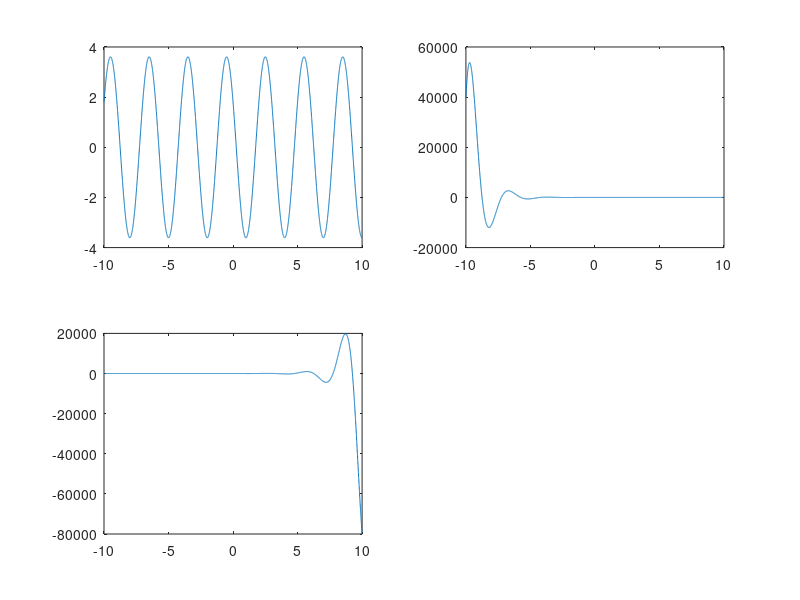

This chart was generated by the following MATLAB code:
t=[-10:0.005:10];
w0=2*pi/3;
th=pi/3;
C=2+3i;
r=0;
subplot(2,2,1);
y=abs(C)*exp(r*t).*(cos(w0.*t+th)+i*sin(w0.*t+th));
plot(t,y);

r=-1;
subplot(2,2,2);
y=abs(C)*exp(r*t).*(cos(w0.*t+th)+i*sin(w0.*t+th));
plot(t,y);


r=1;
subplot(2,2,3);
y=abs(C)*exp(r*t).*(cos(w0.*t+th)+i*sin(w0.*t+th));
plot(t,y);